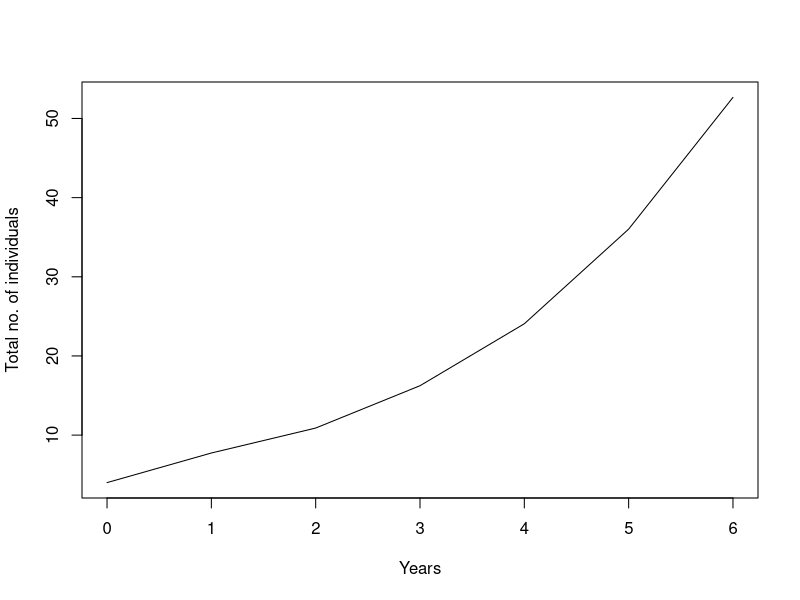
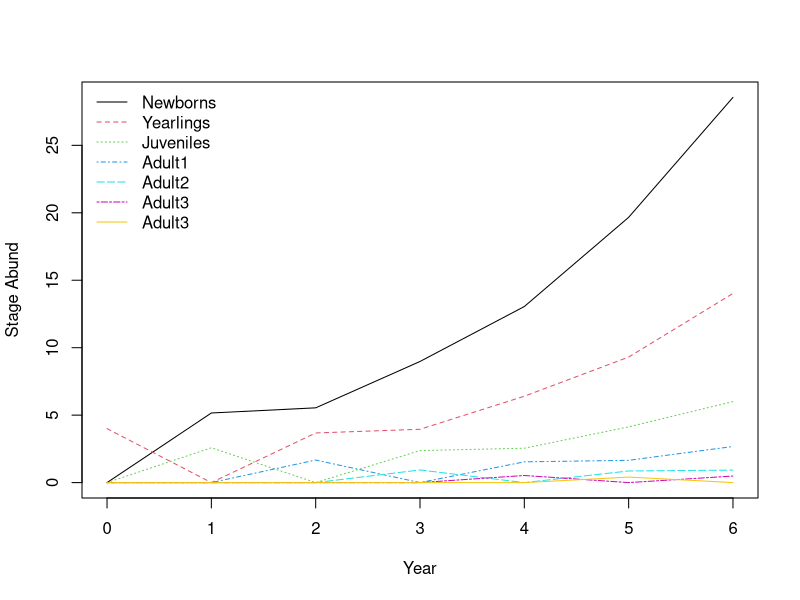

These charts were generated, in order, by the following R code:
## ---- Demographic analysis of an animal population ----

# Deer matrix

## ---- parametri da impostare

# la matrice di transizione è:
A <- matrix(c(0.426, 1.290, 1.296, 1.120, 1.126, 1.554, 0,
              0.713, 0, 0, 0, 0, 0, 0,
              0, 0.645, 0, 0, 0, 0, 0,
              0, 0, 0.648, 0, 0, 0, 0,
              0, 0, 0, 0.560, 0, 0, 0,
              0, 0, 0, 0, 0.563, 0, 0,
              0, 0, 0, 0, 0, 0.777, 0), 
            nr = 7, byrow = TRUE)
A

# Partendo da una popolazione iniziale con
N0 <- matrix(c(0, 4, 0, 0, 0, 0, 0), ncol = 1)
N0
years <- 6

stages <- c("Newborns", "Yearlings", "Juveniles", "Adult1", "Adult2", "Adult3", "Adult3")


## ---- domande ----

# Disegnate il grafo del ciclo vitale della popolazione, includendo gli elementi 
# associati con ciascuna transizione


N.projections <- matrix(0, nrow = nrow(A), ncol = years + 1)
N.projections[, 1] <- N0
for (i in 1:years) N.projections[, i + 1] <- A %*% N.projections[,+ i]

# plottate la 
# dinamica di tutti gli stadi per 6 anni
# matplot(0:years, rowSums(t(N.projections)), type = "l", ylab="Total no. of individuals",
#         xlab="Years")
matplot(0:years, colSums(N.projections), type = "l", ylab="Total no. of individuals",
        xlab="Years")
# Determinate la distribuzione stabile di età
eigs.A <- eigen(A)
# dom.pos <- which.max(eigs.A[["values"]])
# w <- Re(eigs.A[["vectors"]][, dom.pos]) # nb Re returns the real part of a number
w <- Re(eigs.A[["vectors"]][, 1]) # più semplice, questa è la SSD
ssd <- w/sum(w)
round(ssd, 3) # espressa in termini relativi
## plottiamo i risultati
matplot(0:years, t(N.projections), type = "l", lty = 1:7,
        ylab = "Stage Abund", xlab = "Year", col = 1:7)
legend("topleft", legend = stages,
       lty = 1:6, bty = "n", col = 1:7) 

# Determinate lambda. Spiegate cosa ci indica riguardo alla dinamica della popolazione
lambda <- Re(eigs.A[["values"]][1])
lambda

# Determinate le elasticità. Quali transizioni influiscono di più sul tasso di crescita?
M <- eigen(t(A)) # autoanalisi sulla trasposta, per
(v <- Re(M$vectors[,which.max(Re(M$values))])) # identificare i valori riproduttivi
(vw.s <- v %*% t(w)) # numeratore: moltiplico valori riproduttivi per la trasposta della SSD
(dotproduct <- v %*% w) # denominatore: valori riproduttivi per SSD
(S <- vw.s/as.numeric(dotproduct)) # divido e ottengo le sensitività
(elas <- (A/lambda) * S)






